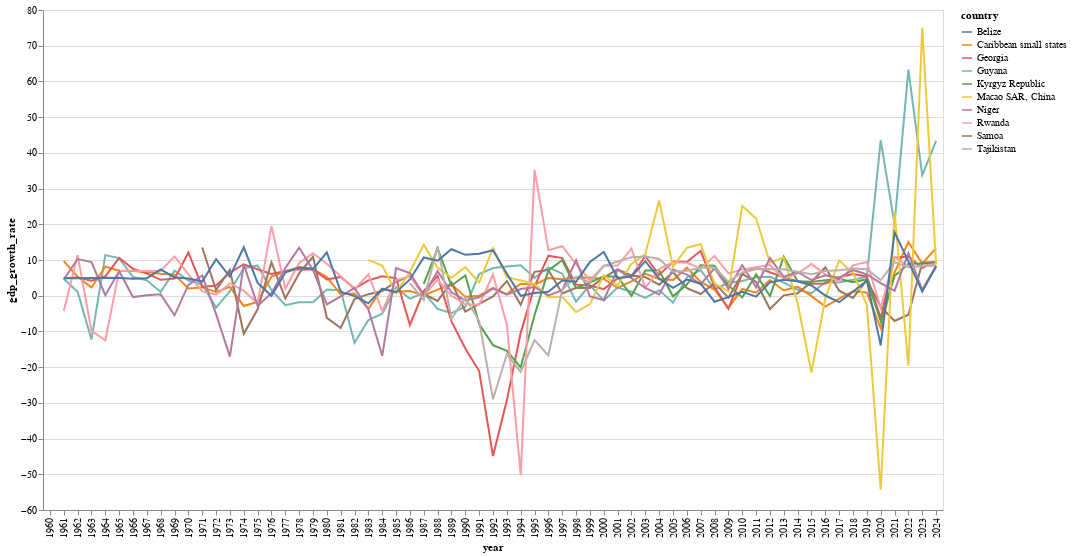

The cell this chart's notebook holds for it:
### Markdown cell above
# Top 10 countries visualized

### Code cell
alt.Chart(top_10_countries_combined_df).mark_line().encode(
  x=alt.X('year'),
  y=alt.Y('gdp_growth_rate'),
  color = alt.Color('country')
).properties(
    width=900,
    height=500
)

### Figure 1 — Vega-Lite specification as saved in the notebook (floating-point values rounded to 4 significant figures; data arrays with more than 128 entries replaced by an {"elided": "..."} marker saying what was removed)
{"config": {"view": {"continuousWidth": 300, "continuousHeight": 300}}, "data": {"name": "data-00c4119407f1c36b8853e8bb9bc9f439"}, "mark": {"type": "line"}, "encoding": {"color": {"field": "country", "type": "nominal"}, "x": {"field": "year", "type": "nominal"}, "y": {"field": "gdp_growth_rate", "type": "quantitative"}}, "height": 500, "width": 900, "$schema": "https://vega.github.io/schema/vega-lite/v5.20.1.json", "datasets": {"data-00c4119407f1c36b8853e8bb9bc9f439": {"elided": "650 records"}}}
